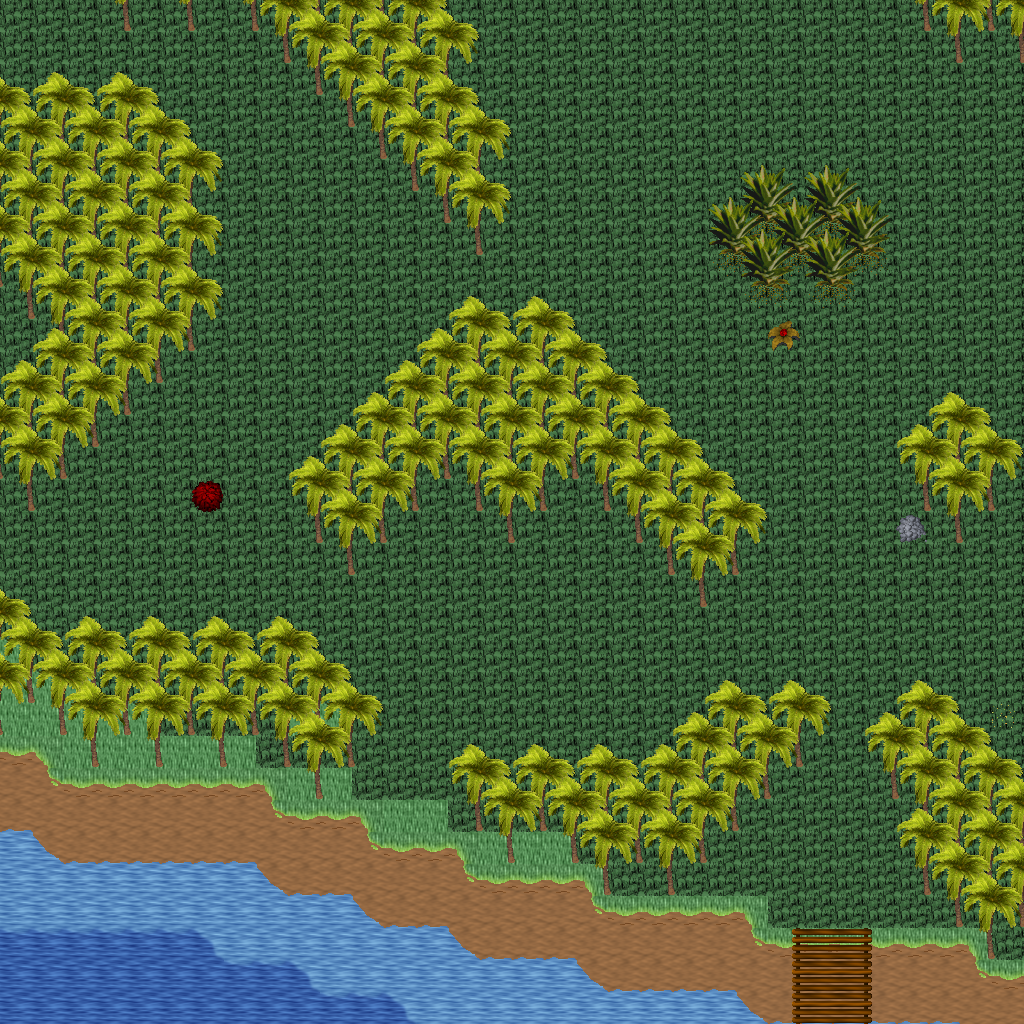

Below is a game level as drawn by its tile map, then a one-line description and the .tmx that defines it (tile-layer data replaced by summaries):
An orthogonal 32x32 tile map with 32x32 px tiles, 5 tile layers (Ground, Objects, Objects2, Above, ...), 1 hidden layer not drawn, 26 tilesets.

<map version="1.10" tiledversion="1.11.0" orientation="orthogonal" renderorder="right-down" width="32" height="32" tilewidth="32" tileheight="32" infinite="0" nextlayerid="11" nextobjectid="1">
 <tileset firstgid="1" name="ground_ground" tilewidth="32" tileheight="32" tilecount="33" columns="3">
  <image source="../drawable/ground_ground.png" width="96" height="352" />
 </tileset>
 <tileset firstgid="34" name="ground_water_pool" tilewidth="32" tileheight="32" tilecount="72" columns="3">
  <image source="../drawable/ground_water_pool.png" width="96" height="768" />
 </tileset>
 <tileset firstgid="106" name="ground_water_pool_deep" tilewidth="32" tileheight="32" tilecount="72" columns="3">
  <image source="../drawable/ground_water_pool_deep.png" width="96" height="768" />
 </tileset>
 <tileset firstgid="178" name="ground_water_pool_corners" tilewidth="32" tileheight="32" tilecount="72" columns="3">
  <image source="../drawable/ground_water_pool_corners.png" width="96" height="768" />
 </tileset>
 <tileset firstgid="250" name="ground_grass_edges" tilewidth="32" tileheight="32" tilecount="36" columns="12">
  <image source="../drawable/ground_grass_edges.png" width="384" height="96" />
 </tileset>
 <tileset firstgid="286" name="ground_grass_corners" tilewidth="32" tileheight="32" tilecount="24" columns="6">
  <image source="../drawable/ground_grass_corners.png" width="192" height="128" />
 </tileset>
 <tileset firstgid="310" name="ground_ladder_vertical_dark" tilewidth="32" tileheight="32" tilecount="3" columns="3">
  <image source="../drawable/ground_ladder_vertical_dark.png" width="96" height="32" />
 </tileset>
 <tileset firstgid="313" name="plant_tree_palm_tree" tilewidth="32" tileheight="32" tilecount="6" columns="2">
  <image source="../drawable/plant_tree_palm_tree.png" width="64" height="96" />
 </tileset>
 <tileset firstgid="319" name="plant_tree_tree_realistic" tilewidth="32" tileheight="32" tilecount="16" columns="4">
  <image source="../drawable/plant_tree_tree_realistic.png" width="128" height="128" />
 </tileset>
 <tileset firstgid="335" name="logic_creature_animal" tilewidth="32" tileheight="32" tilecount="32" columns="8">
  <image source="../drawable/logic_creature_animal.png" width="256" height="128" />
 </tileset>
 <tileset firstgid="367" name="logic_collision" tilewidth="32" tileheight="32" tilecount="1" columns="1">
  <image source="../drawable/logic_collision.png" width="32" height="32" />
 </tileset>
 <tileset firstgid="368" name="plant_bush_various_small" tilewidth="32" tileheight="32" tilecount="9" columns="3">
  <image source="../drawable/plant_bush_various_small.png" width="96" height="96" />
 </tileset>
 <tileset firstgid="377" name="ground_ridge_earth_pale" tilewidth="32" tileheight="32" tilecount="96" columns="12">
  <image source="../drawable/ground_ridge_earth_pale.png" width="384" height="256" />
 </tileset>
 <tileset firstgid="473" name="object_tent" tilewidth="32" tileheight="32" tilecount="9" columns="3">
  <image source="../drawable/object_tent.png" width="96" height="96" />
 </tileset>
 <tileset firstgid="482" name="logic_creature_amazon" tilewidth="32" tileheight="32" tilecount="16" columns="8">
  <image source="../drawable/logic_creature_amazon.png" width="256" height="64" />
 </tileset>
 <tileset firstgid="498" name="furniture_light_iron_lamp" tilewidth="32" tileheight="32" tilecount="3" columns="1">
  <image source="../drawable/furniture_light_iron_lamp.png" width="32" height="96" />
 </tileset>
 <tileset firstgid="501" name="furniture_light_flames" tilewidth="32" tileheight="32" tilecount="6" columns="6">
  <image source="../drawable/furniture_light_flames.png" width="192" height="32" />
 </tileset>
 <tileset firstgid="507" name="ground_rock_rocks_2" tilewidth="32" tileheight="32" tilecount="4" columns="2">
  <image source="../drawable/ground_rock_rocks_2.png" width="64" height="64" />
 </tileset>
 <tileset firstgid="511" name="logic_portal" tilewidth="32" tileheight="32" tilecount="24" columns="8">
  <image source="../drawable/logic_portal.png" width="256" height="96" />
 </tileset>
 <tileset firstgid="535" name="logic_item_fruits" tilewidth="32" tileheight="32" tilecount="16" columns="8">
  <image source="../drawable/logic_item_fruits.png" width="256" height="64" />
 </tileset>
 <tileset firstgid="551" name="plant_pineapple_plant" tilewidth="32" tileheight="32" tilecount="6" columns="2">
  <image source="../drawable/plant_pineapple_plant.png" width="64" height="96" />
 </tileset>
 <tileset firstgid="557" name="ground_grass_2" tilewidth="32" tileheight="32" tilecount="21" columns="3">
  <image source="../drawable/ground_grass_2.png" width="96" height="224" />
 </tileset>
 <tileset firstgid="578" name="light_dim_yellow_light_7x5" tilewidth="32" tileheight="32" tilecount="35" columns="7">
  <image source="../drawable/light_dim_yellow_light_7x5.png" width="224" height="160" />
 </tileset>
 <tileset firstgid="613" name="light_yellow_light_5x5" tilewidth="32" tileheight="32" tilecount="25" columns="5">
  <image source="../drawable/light_yellow_light_5x5.png" width="160" height="160" />
 </tileset>
 <tileset firstgid="638" name="logic_creature_spider" tilewidth="32" tileheight="32" tilecount="3" columns="3">
  <image source="../drawable/logic_creature_spider.png" width="96" height="32" />
 </tileset>
 <tileset firstgid="641" name="logic_creature_reptile" tilewidth="32" tileheight="32" tilecount="7" columns="7">
  <image source="../drawable/logic_creature_reptile.png" width="224" height="32" />
 </tileset>
 <layer id="1" name="Ground" width="32" height="32">
  <data>[1024 cells, 1024 non-empty, 8 distinct tile ids]</data>
 </layer>
 <layer id="2" name="Objects" width="32" height="32">
  <data>[1024 cells, 348 non-empty, 16 distinct tile ids]</data>
 </layer>
 <layer id="3" name="Objects2" width="32" height="32">
  <data>[1024 cells, 206 non-empty, 8 distinct tile ids]</data>
 </layer>
 <layer id="4" name="Above" width="32" height="32">
  <data>[1024 cells, 263 non-empty, 6 distinct tile ids]</data>
 </layer>
 <layer id="5" name="Above2" width="32" height="32">
  <data>[1024 cells, 50 non-empty, 2 distinct tile ids]</data>
 </layer>
 <layer id="6" name="Walkable" width="32" height="32" visible="0">
  <data>[1024 cells, 303 non-empty, 1 distinct tile ids]</data>
 </layer>
 <objectgroup id="7" name="Mapevents" />
 <objectgroup id="8" name="Spawn" />
 <objectgroup id="9" name="Keys" />
 <objectgroup id="10" name="Replace" />
</map>
